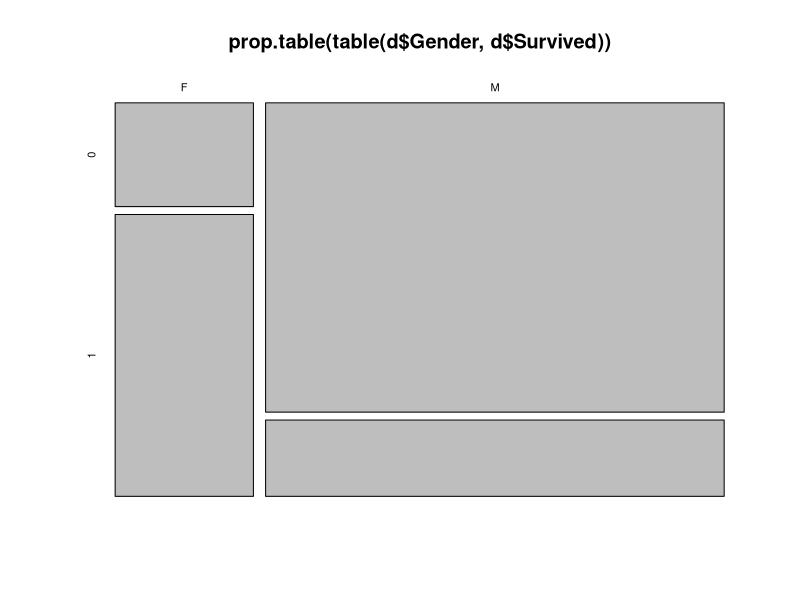

This figure's R source:


d <- read.csv("titanic.csv")

# Does female have a higher chance of survival?

# find how many unqiue prefixes
unique(d$Prefix)

these <- which(d$Prefix == "Dr")
these
d[these, ]

n <- nrow(d)
d$Gender <- rep(NA, n)

d$Gender[d$Prefix %in% c("Miss", "Mrs", "Mme.", "Sr.")] <- "F"
d$Gender[d$Prefix %in% c("Mr", "Sir")] <- "M"
table(d$Gender)
table(d$Gender, d$Survived)  # from the table, we can see female has a higher chance of survival


# to analyze statistically
prop.table(table(d$Gender, d$Survived))  # percentage
prop.table(table(d$Gender, d$Survived), 1)
prop.table(table(d$Gender, d$Survived), 2)

# plot
plot(prop.table(table(d$Gender, d$Survived))) # mosaic plot, the relative frequencies of different categories in a contingency table


